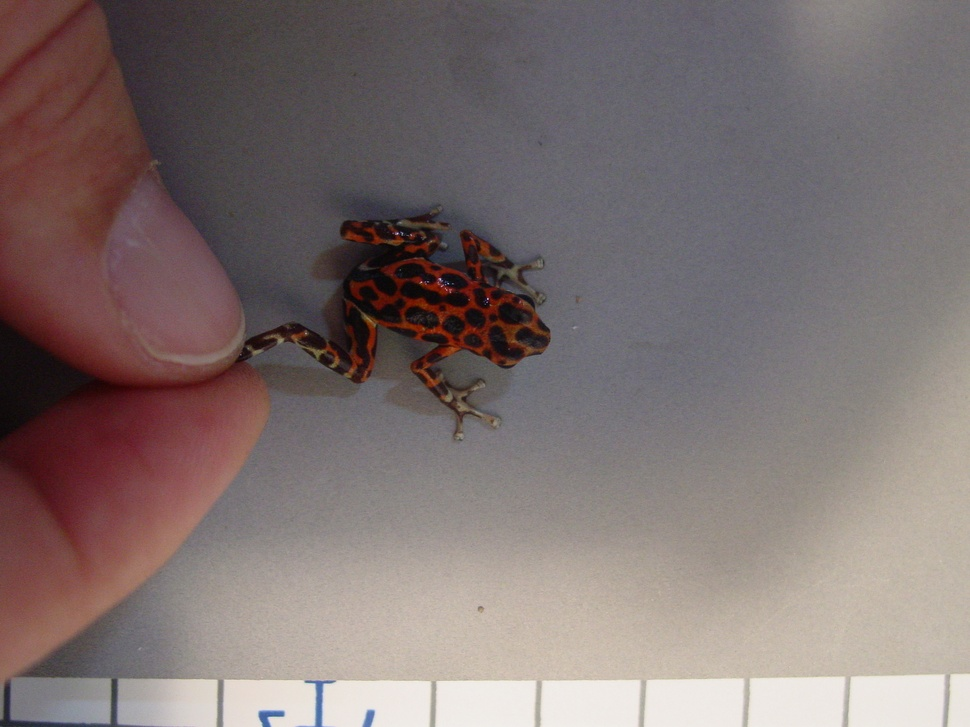
#> input picture sampleImages/CMR02.JPG, 970 x 727 px, shrunk from 1600 x 1200 before the run
$ jupyter execute imageSegmentation.ipynb   (shell and % lines are left out)
#> lines starting #> are read from the running program, lines starting #| are printed output that depends on the picture; after the words box and inside, x2 and y2 are one past the last pixel; in counts of white or black regions, pixels touching at a corner belong together
[cell 1]
import napari
import matplotlib.pyplot as plt
import numpy as np
import skimage as sk
from skimage import io
import skimage.segmentation as seg
import skimage.filters as filters
import skimage.draw as draw
import skimage.color as color
from skimage import exposure

**References**

1. https://towardsdatascience.com/image-segmentation-using-pythons-scikit-image-module-533a61ecc980
2. https://douglasduhaime.com/posts/simple-image-segmentation-with-scikit-image.html
3. Skimage documentation

[cell 2]
def image_show(image, nrows=1, ncols=1, cmap='binary'):
    fig, ax = plt.subplots(nrows=nrows, ncols=ncols, figsize=(5, 5))
    ax.imshow(image, cmap='gray')
    ax.axis('off')
    return fig, ax

[cell 3]
image = io.imread('sampleImages/CMR02.JPG')
#> image is the input picture: shape (727, 970, 3); mean R, G, B 126.1, 112.9, 111.9
plt.imshow(image)

[cell 4]
'''
Performs Logarithmic correction on the input image.

This function transforms the input image pixelwise according to the equation:
O = gain*log(1 + I)
after scaling each pixel to the range 0 to 1.
For inverse logarithmic correction, the equation is:
O = gain*(2**I - 1).
'''
gamma2=exposure.adjust_log(image)
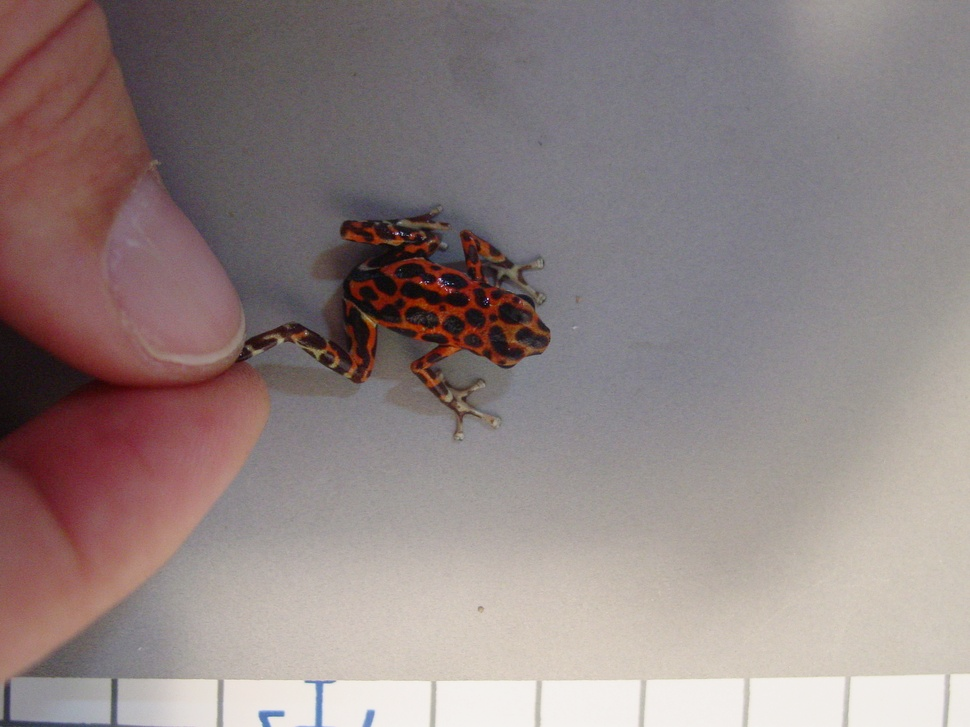
#> gamma2: shape (727, 970, 3); mean R, G, B 144.5, 130.8, 130.1
image_show(gamma2);

[cell 5]
gamma3=exposure.adjust_log(gamma2)
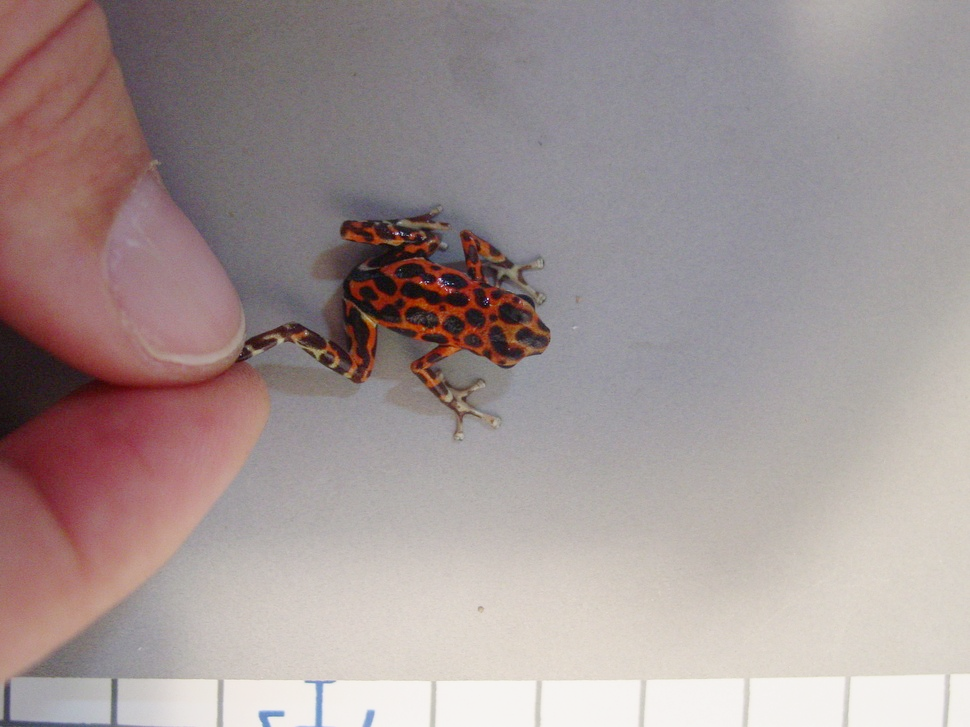
#> gamma3: shape (727, 970, 3); mean R, G, B 162.3, 148.5, 148.2
image_show(gamma3);

[cell 6]
image_gray = color.rgb2gray(gamma3)
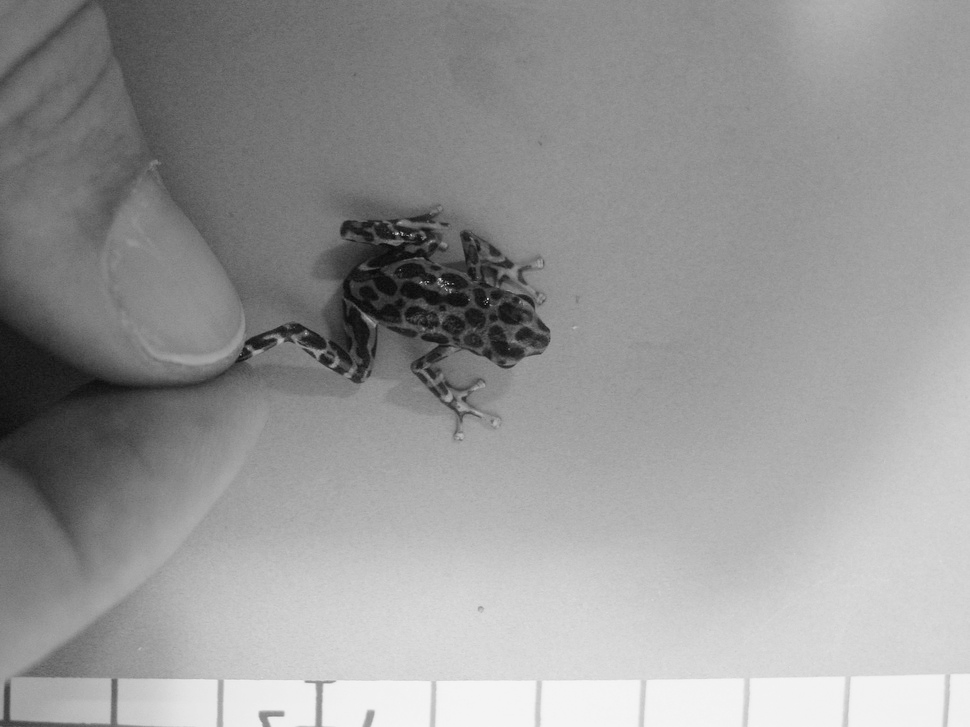
#> image_gray: shape (727, 970) float64; min 0.0263, max 0.966, mean 0.594
image_show(image_gray);

[cell 7]
gamma_corrected = exposure.adjust_gamma(image_gray,.6)
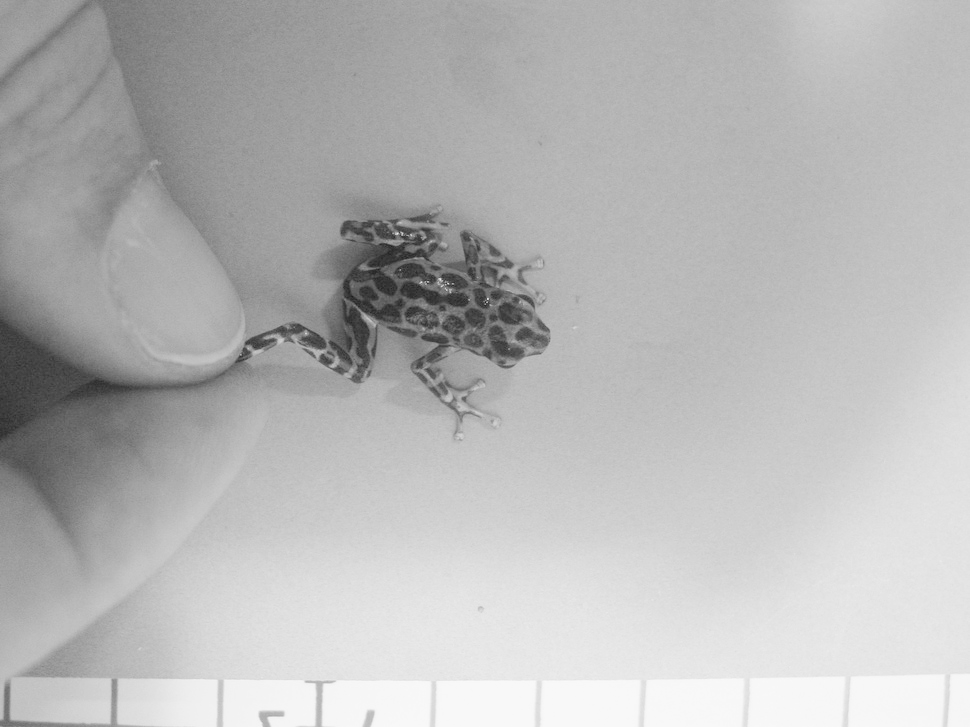
#> gamma_corrected: shape (727, 970) float64; min 0.113, max 0.979, mean 0.722
image_show(gamma_corrected);

### Failed attempt of segmentation using active contour

[cell 8]
def circle_points(resolution, center, radius):
    """
    Generate points which define a circle on an image.Centre refers to the centre of the circle
    """
    radians = np.linspace(0, 2*np.pi, resolution)
    c = center[1] + radius*np.cos(radians)#polar co-ordinates
    r = center[0] + radius*np.sin(radians)

    return np.array([c, r]).T# Exclude last point because a closed path should not have duplicate points

[cell 9]
points = circle_points(1000, [520, 720], 250)[:-1]
fig, ax = image_show(image)
ax.plot(points[:, 0], points[:, 1], '--r', lw=3)
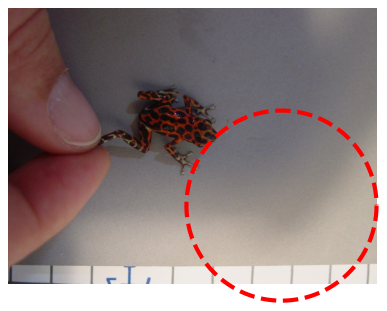
#> figure drawn by matplotlib, 1 panel

[cell 10]
'''
 Higher values of alpha will make this snake contract faster.
 Beta makes the snake smoother.
'''
snake = seg.active_contour(gamma3, points,alpha=0.15,beta=0.005)
#> snake = 999 pairs, first value 470.6 to 824.8, second value 268.3 to 752.3
fig, ax = image_show(gamma2)
ax.plot(points[:, 0], points[:, 1], '--r', lw=3)
ax.plot(snake[:, 0], snake[:, 1], '-b', lw=3)

### Thresholding segmentation

[cell 11]
fig, ax = plt.subplots(1, 1)
ax.hist(gamma_corrected.ravel(),bins=100);
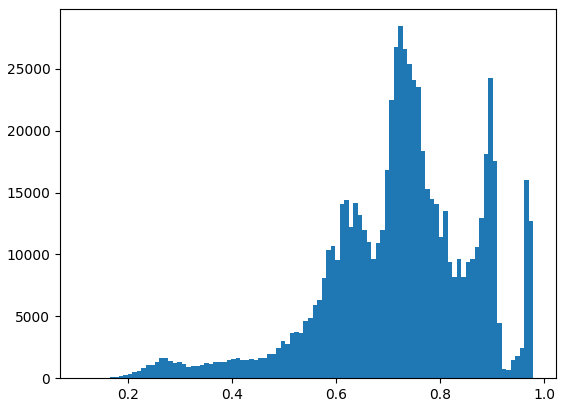
#> figure drawn by matplotlib, 1 panel; tallest bar 28438 high, from x = 0.719 to 0.728

[cell 12]
frog_segmented = gamma_corrected>.4
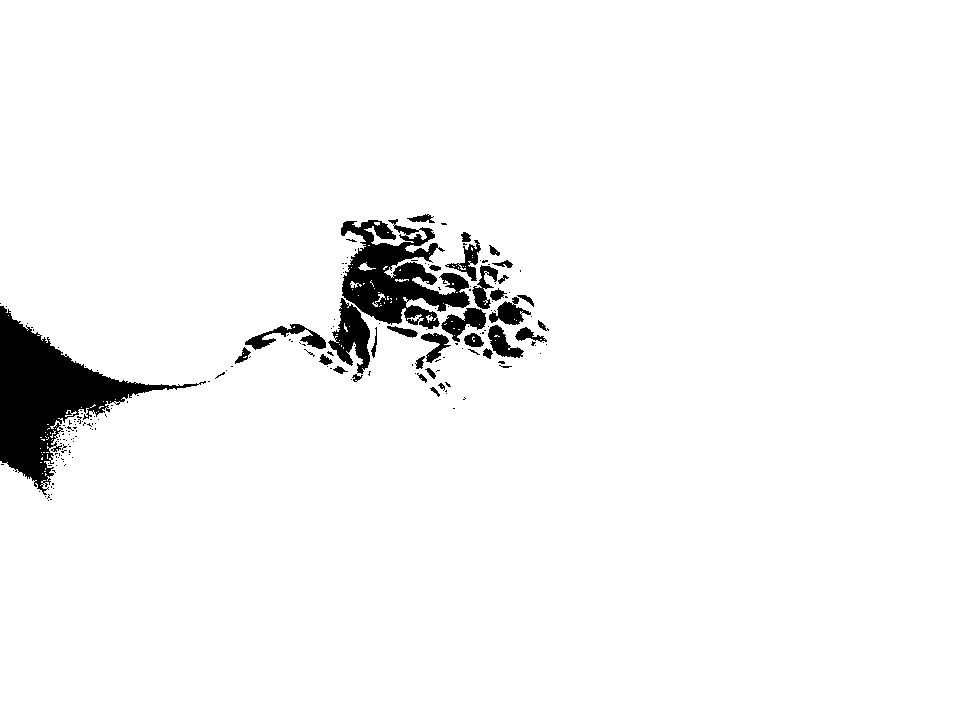
#> frog_segmented: shape (727, 970) bool; 96.2% white; 193 black regions (159 under 20 px), largest, box (x1, y1, x2, y2) and area: (0, 306, 206, 495) 11498, (341, 219, 470, 329) 7243, (328, 298, 370, 374) 1608
image_show(frog_segmented)

[cell 13]
plt.imshow(frog_segmented)

[cell 14]
sample=np.array([[True,False,False],
                 [True,True,False]])
plt.imshow(sample);
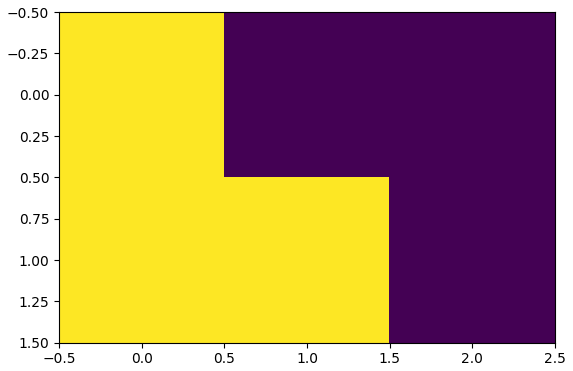
#> figure drawn by matplotlib, 1 panel

### Contours

[cell 15]
contours=sk.measure.find_contours(frog_segmented)
#> contours = 376 point arrays, longest 1601 points
# Display the image and plot all contours found
fig, ax = plt.subplots()
ax.imshow(frog_segmented, cmap="gray")

for contour in contours:
    ax.plot(contour[:, 1], contour[:, 0], linewidth=2)

ax.axis('image')
plt.show()

[cell 16]
'''
Cropping images
cropped_image = image[y1:y2, x1:x2]
'''
cropped=frog_segmented[350:680,400:920]
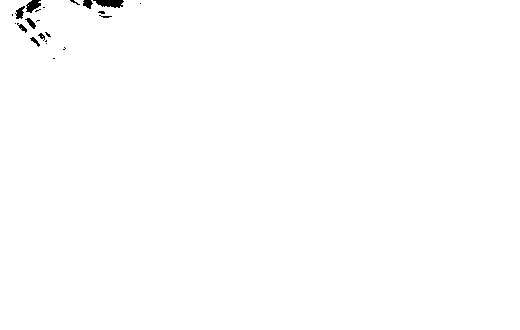
#> cropped: shape (330, 520) bool; 99.6% white; 22 black regions (14 under 20 px), largest, box (x1, y1, x2, y2) and area: (93, 0, 124, 8) 175, (26, 0, 41, 13) 121, (15, 6, 25, 19) 73

[cell 17]
contours=sk.measure.find_contours(cropped)
#> contours = 25 point arrays, longest 62 points
fig, ax = plt.subplots()
ax.imshow(cropped, cmap="gray")

for contour in contours:
    ax.plot(contour[:, 1], contour[:, 0], linewidth=2)
#> this loop made 25 passes

ax.axis('image')
plt.show()

[cell 18]
fig, ax = plt.subplots()
for contour in contours:
    ax.plot(contour[:, 1], contour[:, 0], linewidth=2,color="black")

[cell 19]
points = circle_points(1000, [150, 280], 250)[:-1]
fig, ax = image_show(cropped)
ax.plot(points[:, 0], points[:, 1], '--r', lw=3);
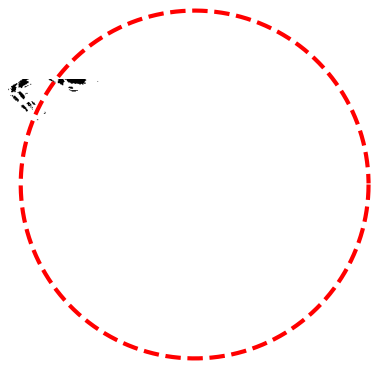
#> figure drawn by matplotlib, 1 panel

[cell 20]
points = circle_points(1000, [150, 280], 250)[:-1]
fig, ax = image_show(cropped)
ax.plot(points[:, 0], points[:, 1], '--r', lw=3);

[cell 21]
'''
 Higher values of alpha will make this snake contract faster.
 Beta makes the snake smoother.
'''
snake = seg.active_contour(cropped, points,alpha=2,beta=0.5)
#> snake = 999 pairs, first value 270.6 to 288.4, second value 141 to 158.8
fig, ax = image_show(cropped)
ax.plot(points[:, 0], points[:, 1], '--r', lw=3)
ax.plot(snake[:, 0], snake[:, 1], '-b', lw=3)

### Get black proportion

[cell 22]
print(type(frog_segmented))
#| <class 'numpy.ndarray'>
print("elements=",frog_segmented.size, "dimensions=", frog_segmented.shape)
#| elements= 705190 dimensions= (727, 970)
#One, True is white, then Zero, False is black
black=1-cropped.sum()/1920000
#> black = 0.911
black
#> Out = 0.911
